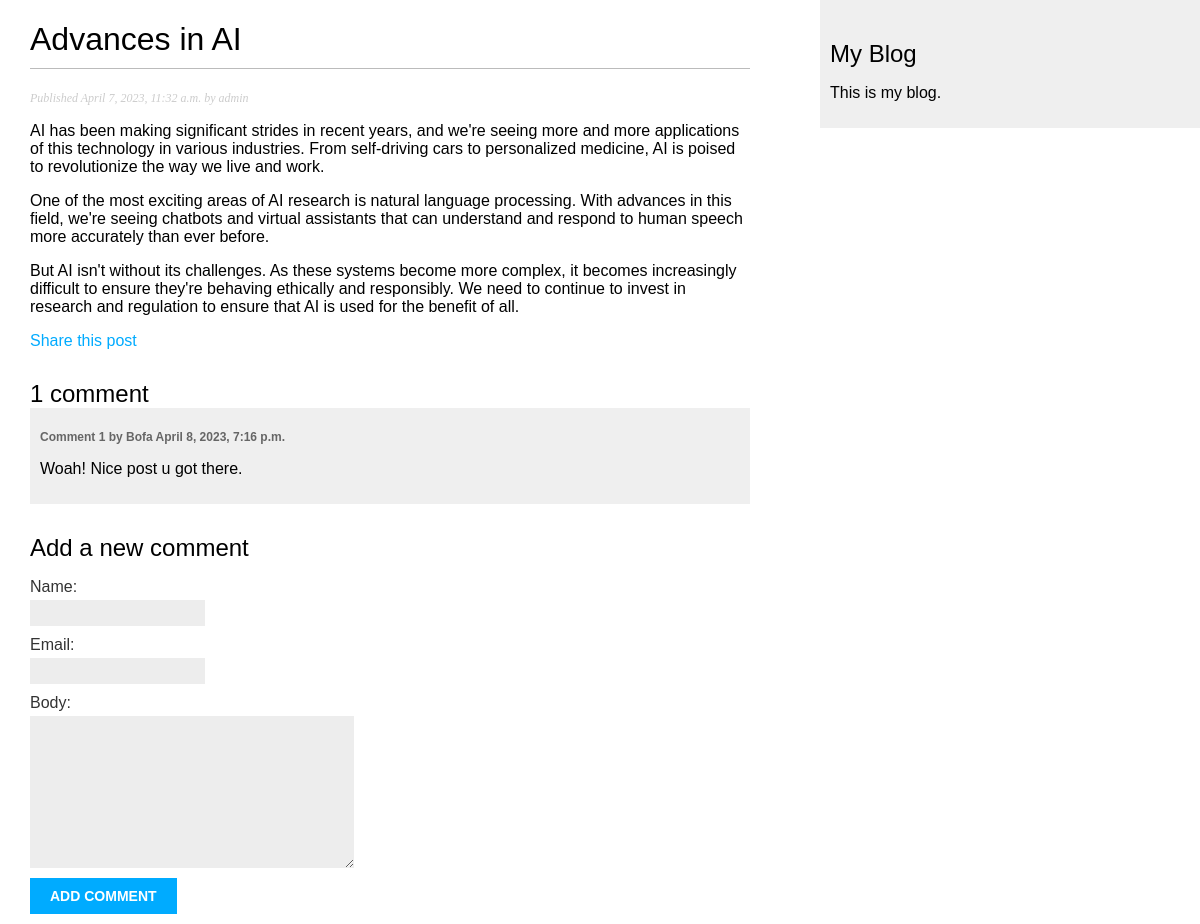
The page /blog/2023/4/7/advances-in-ai/ on the database as committed earlier.
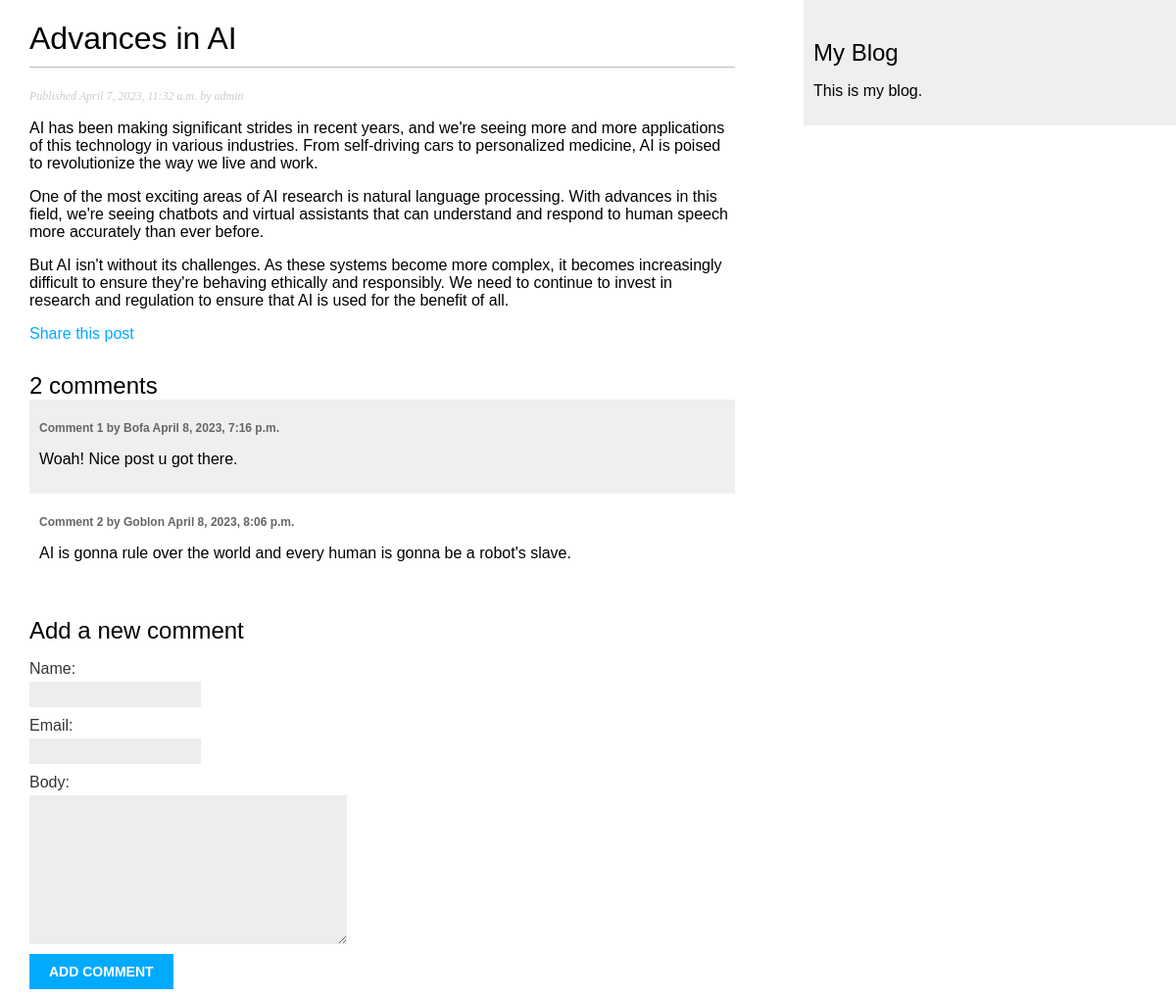
The same page on the database as committed later.
### blog/models.py (models this page shows, shortened)
class Post(models.Model):
    objects = models.Manager()
    published = PublishedManager()
    tags = TaggableManager()
    STATUS_CHOICES = (
        ('draft', 'Draft'),
        ('published', 'Published'),
    )
    title = models.CharField(max_length=250)
    slug = models.SlugField(max_length=250, unique_for_date='publish')
    author = models.ForeignKey(User, on_delete=models.CASCADE, related_name='blog_posts')
    body = models.TextField()
    publish = models.DateTimeField(default=timezone.now)
    created = models.DateTimeField(auto_now_add=True)
    updated = models.DateTimeField(auto_now=True)
    status = models.CharField(max_length=10, choices=STATUS_CHOICES, default='draft')
    class Meta:
        ordering = ('-publish',)

class Comment(models.Model):
    post = models.ForeignKey(Post,
                             on_delete=models.CASCADE,
                             related_name='comments')
    name = models.CharField(max_length=80)
    email = models.EmailField()
    body = models.TextField()
    created = models.DateTimeField(auto_now_add=True)
    updated = models.DateTimeField(auto_now=True)
    active = models.BooleanField(default=True)
    class Meta:
        ordering = ('created',)

### blog/views.py (the view)
def post_detail(request, year, month, day, post):
    post = get_object_or_404(Post, slug=post,
                                   status='published',
                                   publish__year=year,
                                   publish__month=month,
                                   publish__day=day)
    comments = post.comments.filter(active=True)
    new_comment = None
    if request.method == 'POST':
        comment_form = CommentForm(data=request.POST)
        if comment_form.is_valid():
            new_comment = comment_form.save(commit=False)
            new_comment.post = post
            new_comment.save()
    else:
        comment_form = CommentForm()
    return render(request, 'blog/post/detail.html',
                            {'post': post,
                             'comments': comments,
                             'new_comment': new_comment,
                             'comment_form': comment_form})

### blog/forms.py
class CommentForm(forms.ModelForm):
    class Meta:
        model = Comment
        fields = ('name', 'email', 'body')

### blog/templates/blog/post/detail.html (shortened to what this page needs)
{% extends "blog/base.html" %}
{% block content %}
    <h1>{{ post.title }}</h1>
    <p class="date">
        Published {{ post.publish }} by {{ post.author }}
    </p>
    {{ post.body|linebreaks }}
    <p>
        <a href="{% url 'blog:post_share' post.id %}">
            Share this post
        </a>
    </p>
    {% with comments.count as total_comments %}
    <h2>
        {{ total_comments }} comment{{ total_comments|pluralize }}
    </h2>
    {% endwith %}
    {% for comment in comments %}
        <div class="comment">
            <p class="info">
                Comment {{ forloop.counter }} by {{ comment.name }} {{ comment.created }}
            </p>
            {{ comment.body|linebreaks }}
        </div>
        {% empty %}
        <p>There are no comments yet.</p>
    {% endfor %}
    {% if new_comment %}
        <h2>Your comment has been added.</h2>
    {% else %}
        <h2>Add a new comment</h2>
        <form method="post">
            {{ comment_form.as_p }}
            <p><input type="submit" value="Add comment"></p>
        </form>
    {% endif %}
{% endblock %}

### blog/templates/blog/base.html (shortened to what this page needs)
{% load static %}
<!DOCTYPE html>
<html lang="en">
<head>
    <link rel="stylesheet" href="{% static 'css/blog.css' %}">
</head>
<body>
    <div id="content">
        {% block content %}
        {% endblock %}
    </div>
    <div id="sidebar">
        <h2>My Blog</h2>
        <p>This is my blog.</p>
    </div>
</body>
</html>

### blog/static/css/blog.css (style rules this page uses)
body { margin:0; padding:0; font-family:helvetica, sans-serif; }
a { color:#00abff; text-decoration:none; }
h1 { font-weight:normal; border-bottom:1px solid #bbb; padding:0 0 10px 0; }
h2 { font-weight:normal; margin:30px 0 0; }
#content { float:left; width:60%; padding:0 0 0 30px; }
#sidebar { float:right; width:30%; padding:10px; background:#efefef; height:100%; }
p.date { color:#ccc; font-family: georgia, serif; font-size: 12px; font-style: italic; }
label { float:left; clear:both; color:#333; margin-bottom:4px; }
input, textarea { clear:both; float:left; margin:0 0 10px; background:#ededed; border:0; padding:6px 10px; font-size:12px; }
input[type=submit] { font-weight:bold; background:#00abff; color:#fff; padding:10px 20px; font-size:14px; text-transform:uppercase; }
.comment { padding:10px; }
.comment:nth-child(even) { background:#efefef; }
.comment .info { font-weight:bold; font-size:12px; color:#666; }

Rows that differ between the two databases and show on the page:
added Comment: name "Goblon", created "April 8, 2023, 8:06 p.m.", body "AI is gonna rule over the world and every human is gonna be a robot's slave."
Other text that changed with them:
{{ total_comments }}: "1" → "2"
